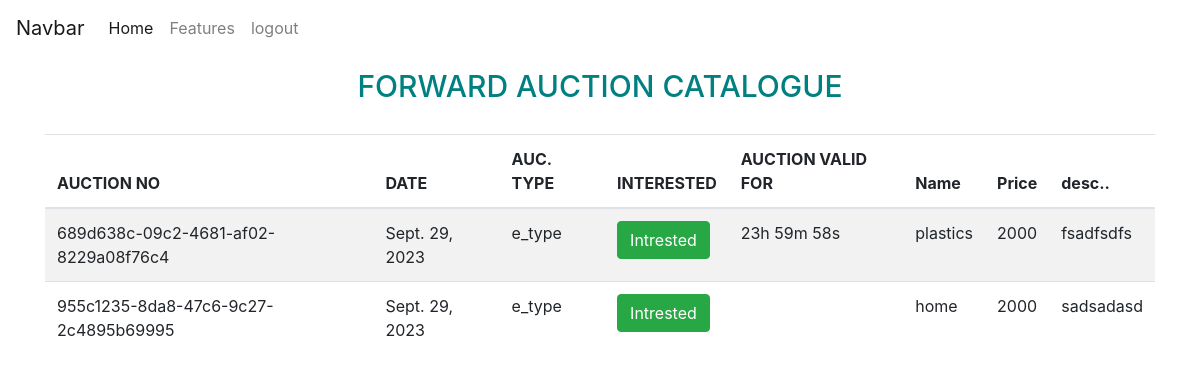
Screenshot of / (signed in) with the database file from the repository.
### bid/models.py (models this page shows)
class CreateBid(models.Model):
   id= models.UUIDField(primary_key=True, default=uuid.uuid4, editable=False)
   name=models.CharField(max_length=100)
   base_price= models.IntegerField()
   bid_date= models.DateField(auto_now_add=True)
   bid_desc= models.TextField()
   created_by=models.ForeignKey(User, on_delete=models.CASCADE)
   win_by= models.CharField(max_length=10, blank=True)
   bid_type= models.CharField(max_length=20, default="e_type")

### bid/views.py (the view)
# urls.py: path('', bidViews.getAllAuction, name="home"),
def getAllAuction(request):
   try:
      alldata= CreateBid.objects.all()
      return render(request, 'home.html', {'bidData': alldata, 'count_down':24})
   except:
      return render(request, 'home.html')

### templates/home.html (shortened to what this page needs)
{% extends 'base.html' %}
{% block main %}
<div class="container mt-5">
   <div class="heading">
      <h3>FORWARD AUCTION CATALOGUE</h3>
   </div>
<table class="table table-striped">
   <thead>
     <tr>
       <th scope="col">AUCTION NO</th>
       <th scope="col">DATE</th>
       <th scope="col">AUC. TYPE</th>
       <th scope="col">INTERESTED</th>
       <th>AUCTION VALID FOR</th>
       <th scope="col">Name</th>
       <th scope="col">Price</th>
       <th scope="col">desc..</th>
     </tr>
   </thead>
   <tbody>
      {% for items in bidData %}
     <tr>
       <td>{{items.id}}</td>
       <td>{{items.bid_date}}</td>
       <td>{{items.bid_type}}</td>
       <td><a type="button" class="btn btn-success" href="{% url 'auctionDetails' items.id  %}" >Intrested</a></td>
       <td id="countdown-timer"></td>
       <td>{{items.name}}</td>
       <td>{{items.base_price}}</td>
       <td>{{items.bid_desc}}</td>
     </tr>
     {% endfor %}
   </tbody>
 </table>
</div>
 {% endblock %}

### static/css/login.css (style rules this page uses)
h3 { text-align: center; margin-bottom: 30px; font-size: 30px; color: #008080; margin-top: -36px; background: none; }
.btn { margin: 0 auto; margin-bottom: 10px; }

### rows the page displays
CreateBid: id "689d638c-09c2-4681-af02-8229a08f76c4", bid_date "Sept. 29, 2023", bid_type "e_type", name "plastics", base_price "2000", bid_desc "fsadfsdfs"
CreateBid: id "955c1235-8da8-47c6-9c27-2c4895b69995", bid_date "Sept. 29, 2023", bid_type "e_type", name "home", base_price "2000", bid_desc "sadsadasd"
